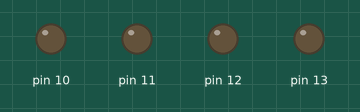
The sketch below on a simulated Arduino Uno, built with avr-gcc and run on an emulated ATmega328P. Shown: output pins drawn as LEDs (lit = HIGH).

Above: at 0.2 s.
At 1.2 s:
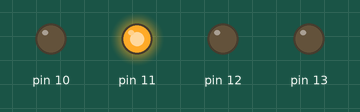
At 2.2 s:
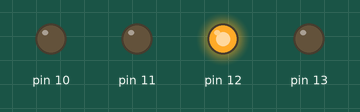
At 4.7 s:
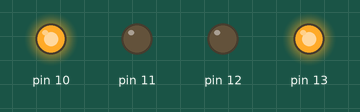
At 7.2 s:
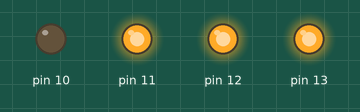
At 9.7 s:
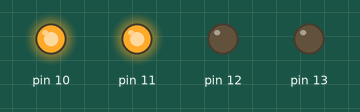
Timing chart, 0 to 10.4 s (numbered marks = the images above):
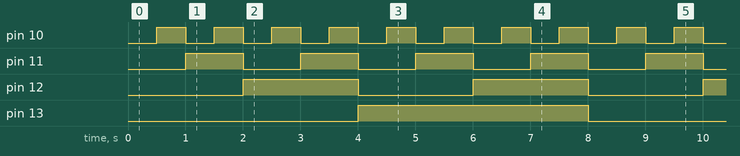

Measured:
- by itself, pin 10: alternates HIGH for 0.50 s and LOW for 0.50 s
- by itself, pin 11: alternates HIGH for 1.0 s and LOW for 1.0 s
- by itself, pin 12: alternates HIGH for 2.0 s and LOW for 2.0 s
- by itself, pin 13: alternates HIGH for 4.0 s and LOW for 4.0 s

The sketch:

counter.ino
```cpp
int count = 0;

void setup() {
  // put your setup code here, to run once:
pinMode(13,OUTPUT);
pinMode(12,OUTPUT);
pinMode(11,OUTPUT);
pinMode(10,OUTPUT);
}

void writeToPin(int count){
if(count & 0x1) digitalWrite(10, HIGH);
else digitalWrite(10, LOW);

if(count & 0x2) digitalWrite(11, HIGH);
else digitalWrite(11, LOW);

if(count & 0x4) digitalWrite(12, HIGH);
else digitalWrite(12, LOW);

if(count & 0x8) digitalWrite(13, HIGH);
else digitalWrite(13, LOW);
}

void loop() {
  // put your main code here, to run repeatedly:
writeToPin(count);
count = (count + 1) % 16;
delay(500);
}
```
